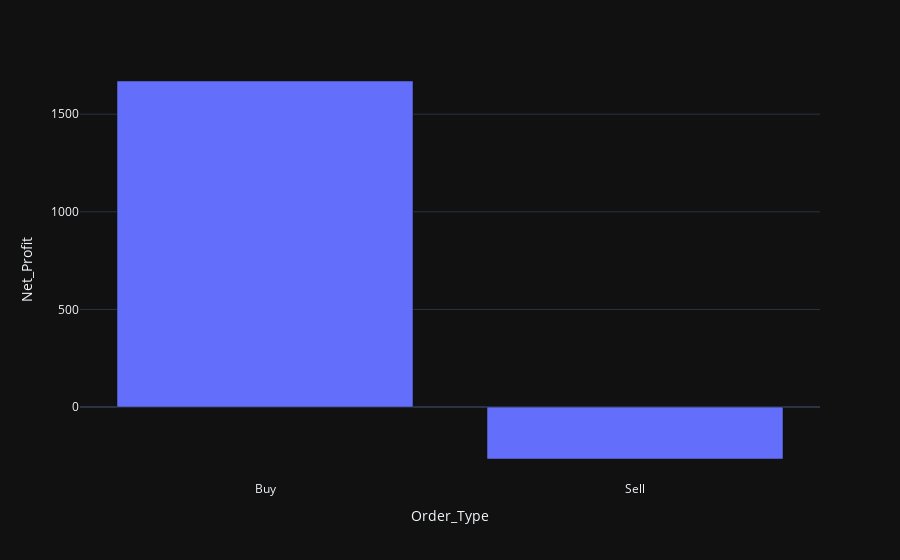
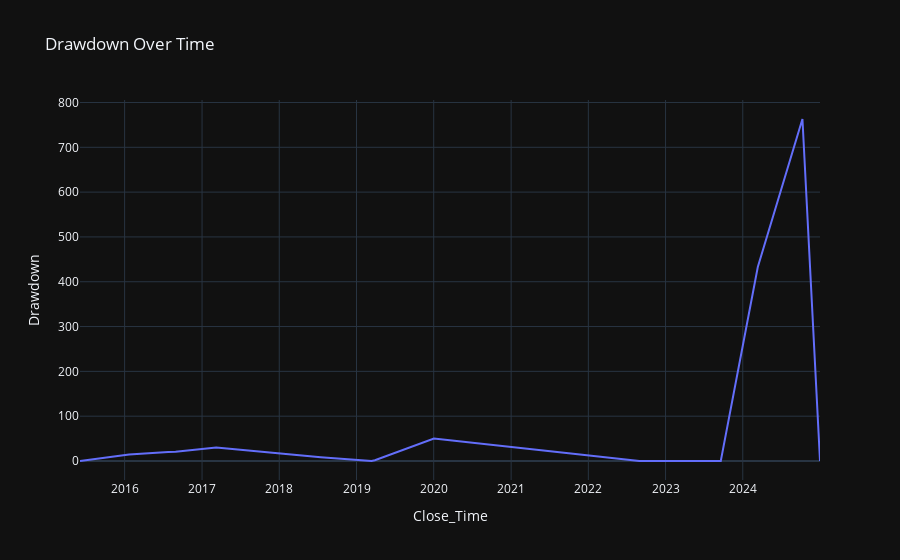
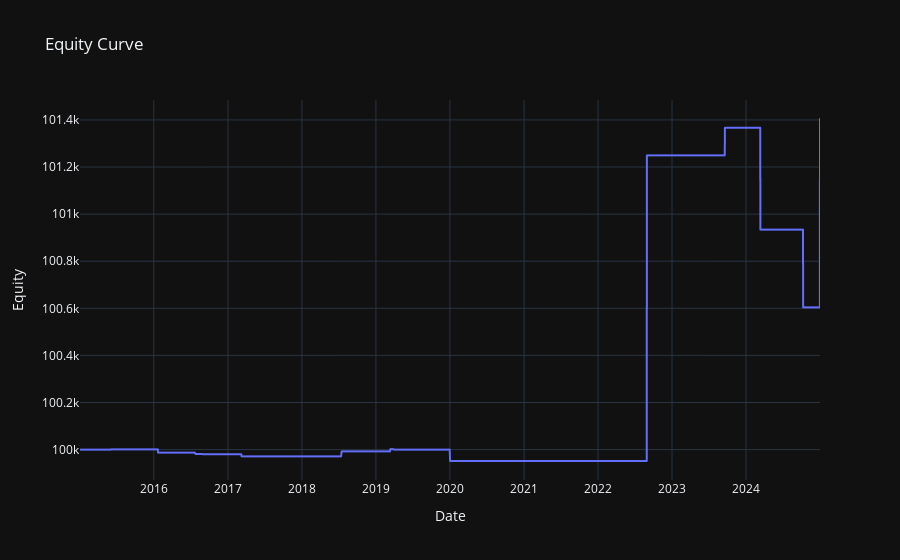

The notebook cell saved with these charts, in order:
### Code cell
bt.evaluate_backtest()

### Figure 1 — Plotly figure (JSON) as saved in the notebook; plotly's stock layout.template omitted (floating-point values rounded to 4 significant figures)
{"data": [{"hovertemplate": "Order_Type=%{x}<br>Net_Profit=%{y}<extra></extra>", "legendgroup": "", "marker": {"color": "#636efa", "pattern": {"shape": ""}}, "name": "", "orientation": "v", "showlegend": false, "textposition": "auto", "type": "bar", "x": ["Buy", "Sell"], "xaxis": "x", "y": [1670.0, -265.8], "yaxis": "y"}], "layout": {"barmode": "relative", "legend": {"tracegroupgap": 0}, "margin": {"t": 60}, "xaxis": {"anchor": "y", "domain": [0, 1], "title": {"text": "Order_Type"}}, "yaxis": {"anchor": "x", "domain": [0, 1], "title": {"text": "Net_Profit"}}}}

### Figure 2 — Plotly figure (JSON) as saved in the notebook; plotly's stock layout.template omitted (floating-point values rounded to 4 significant figures)
{"data": [{"hovertemplate": "Close_Time=%{x}<br>Drawdown=%{y}<extra></extra>", "legendgroup": "", "line": {"color": "#636efa", "dash": "solid"}, "marker": {"symbol": "circle"}, "mode": "lines", "name": "", "orientation": "v", "showlegend": false, "type": "scatter", "x": ["2015-06-04T00:00:00", "2016-01-22T00:00:00", "2016-07-25T00:00:00", "2016-08-29T00:00:00", "2017-03-09T00:00:00", "2018-07-16T00:00:00", "2019-03-13T00:00:00", "2019-03-29T00:00:00", "2020-01-02T00:00:00", "2022-08-30T00:00:00", "2023-09-19T00:00:00", "2024-03-12T00:00:00", "2024-10-09T00:00:00", "2024-12-31T00:00:00"], "xaxis": "x", "y": [0, 14.23, 20.05, 20.76, 29.92, 8.56, 0, 1.73, 50.33, 0, 0, 432.9, 763.1, 0], "yaxis": "y"}], "layout": {"legend": {"tracegroupgap": 0}, "title": {"text": "Drawdown Over Time"}, "xaxis": {"anchor": "y", "domain": [0, 1], "title": {"text": "Close_Time"}}, "yaxis": {"anchor": "x", "domain": [0, 1], "title": {"text": "Drawdown"}}}}

### Figure 3 — Plotly figure (JSON) as saved in the notebook; plotly's stock layout.template omitted (floating-point values rounded to 4 significant figures; data arrays with more than 128 entries replaced by an {"elided": "..."} marker saying what was removed)
{"data": [{"hovertemplate": "Date=%{x}<br>Equity=%{y}<extra></extra>", "legendgroup": "", "line": {"color": "#636efa", "dash": "solid"}, "marker": {"symbol": "circle"}, "mode": "lines", "name": "", "showlegend": false, "type": "scattergl", "x": {"elided": "2516 str values"}, "xaxis": "x", "y": {"elided": "2516 float values"}, "yaxis": "y"}], "layout": {"legend": {"tracegroupgap": 0}, "title": {"text": "Equity Curve"}, "xaxis": {"anchor": "y", "domain": [0, 1], "title": {"text": "Date"}}, "yaxis": {"anchor": "x", "domain": [0, 1], "title": {"text": "Equity"}}}}
